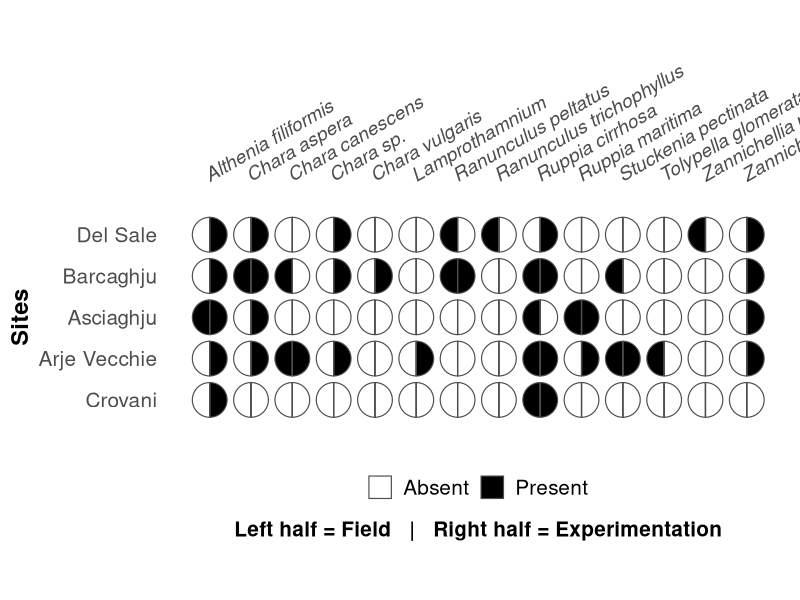
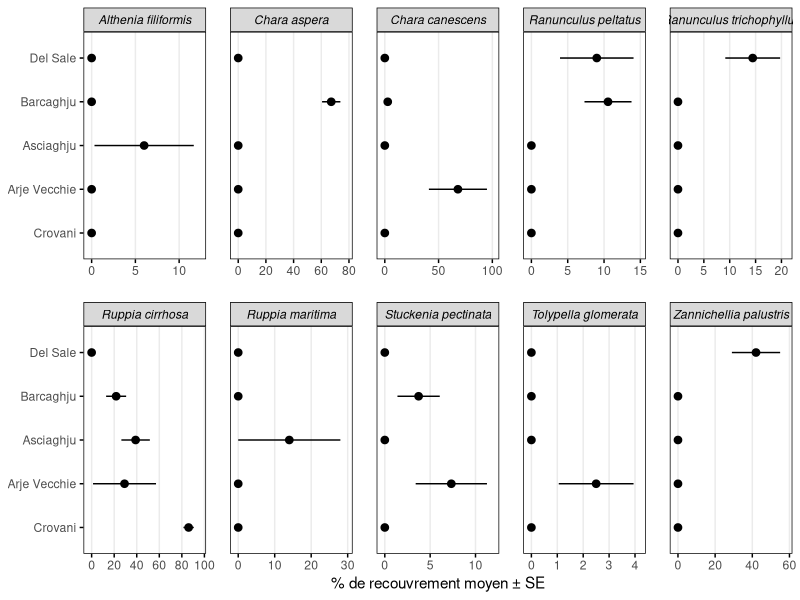

R code for these plots, in order:
## ---- chunk 1
#| label: setup
library(tidyverse)
library(readxl)
library(here)
library(ggforce)   # demi-lunes (geom_arc_bar)
library(scales)

theme_set(theme_minimal(base_size = 12))

# Ordre des sites
ordre_sites <- c("Del Sale", "Barcaghju", "Asciaghju", "Arje Vecchie", "Crovani")

# Palier de salinité à exclure (non numérique / hors traitement)
exclure_salinite <- c("Evol")
## ---- chunk 2
#| label: import-fichiers
Data_terrain_formate <- read_excel(here("Data", "Data_terrain_formate.xlsx"), sheet = 1)
Corse_Seedbank       <- read_excel(here("Data", "Corse_Seedbank_Data_simplifie.xlsx"), sheet = 1)
Data_salinity        <- read_excel(here("Data", "Data_salinity_corse.xlsx"), sheet = 1)
## ---- chunk 3
#| label: classer-genre
classer_genre <- function(nom_espece) {
  x <- str_to_lower(nom_espece)
  case_when(
    str_detect(x, "althenia") & !str_detect(x, "/")            ~ "Althenia",
    str_detect(x, "ruppia")   & !str_detect(x, "/")             ~ "Ruppia",
    str_detect(x, "chara|tolypella|lamprothamnium|characeae")   ~ "Characeae",
    str_detect(x, "ranunculus")                                 ~ "Ranunculus",
    str_detect(x, "riella")                                     ~ "Riella",
    str_detect(x, "stuckenia")                                  ~ "Stuckenia",
    str_detect(x, "zannichellia")                               ~ "Zannichellia",
    TRUE                                                        ~ NA_character_
  )
}
## ---- chunk 4
#| label: classer-espece
classer_espece <- function(nom_espece) {
  x <- nom_espece |>
    str_replace_all("_", " ") |>
    str_squish()

  genre_detecte <- case_when(
    str_detect(str_to_lower(x), "althenia") & str_detect(x, "/") ~ NA_character_, # "Althenia/Ruppia" ambigu -> exclu
    str_detect(str_to_lower(x), "althenia")       ~ "Althenia",
    str_detect(str_to_lower(x), "ruppia")         ~ "Ruppia",
    str_detect(str_to_lower(x), "characeae")      ~ "Characeae",
    str_detect(str_to_lower(x), "^chara\\b")      ~ "Chara",
    str_detect(str_to_lower(x), "tolypella")      ~ "Tolypella",
    str_detect(str_to_lower(x), "lamprothamnium") ~ "Lamprothamnium",
    str_detect(str_to_lower(x), "ranunculus")     ~ "Ranunculus",
    str_detect(str_to_lower(x), "riella")         ~ "Riella",
    str_detect(str_to_lower(x), "stuckenia")      ~ "Stuckenia",
    str_detect(str_to_lower(x), "zannichellia")   ~ "Zannichellia",
    TRUE ~ NA_character_
  )

  epithete <- str_trim(str_remove(x, "^[A-Za-z]+\\s*"))
  epithete_valide <- !str_detect(str_to_lower(epithete), "^sp\\.?$|^spp\\.?$|^$")

  if_else(
    is.na(genre_detecte), NA_character_,
    if_else(epithete_valide, paste(genre_detecte, epithete), genre_detecte)
  )
}
## ---- chunk 5
#| label: regrouper-espece-presence
regrouper_espece_presence <- function(espece) {
  case_when(
    espece %in% c("Althenia", "Althenia filiformis")     ~ "Althenia filiformis",
    espece %in% c("Ruppia", "Ruppia cirrhosa")            ~ "Ruppia cirrhosa",
    espece == "Ruppia maritima"                           ~ "Ruppia maritima",
    espece == "Ruppia drepanensis"                        ~ NA_character_,
    espece == "Chara"                                     ~ NA_character_,
    espece == "Chara aspera"                              ~ "Chara aspera",
    espece == "Chara bizarre"                             ~ "Chara sp.",
    espece == "Chara canescens"                           ~ "Chara canescens",
    espece == "Chara vulgaris"                            ~ "Chara vulgaris",
    espece == "Characeae"                                 ~ NA_character_,
    espece == "Lamprothamnium"                            ~ "Lamprothamnium",
    espece == "Ranunculus peltatus"                       ~ "Ranunculus peltatus",
    espece == "Ranunculus trichophyllus"                  ~ "Ranunculus trichophyllus",
    str_starts(espece, "Riella")                          ~ NA_character_,
    espece %in% c("Stuckenia", "Stuckenia pectinata")     ~ "Stuckenia pectinata",
    espece == "Tolypella"                                 ~ NA_character_,
    espece == "Tolypella glomerata"                       ~ "Tolypella glomerata",
    espece %in% c("Zannichellia", "Zannichellia palustris") ~ "Zannichellia palustris",
    TRUE ~ espece 
  )
}
## ---- chunk 6
#| label: import-terrain
terrain_brut <- Data_terrain_formate |>
  rename(Site = `Lagune`, Releve = `Relevé`) |>
  mutate(Site = str_trim(Site))
## ---- chunk 7
#| label: import-seedbank

correspondance_lagune <- tibble(
  Lagune = c(1, 2, 3, 4, 5),
  Site   = c("Crovani", "Barcaghju", "Arje Vecchie", "Del Sale", "Asciaghju")
)

seedbank_brut <- Corse_Seedbank |>
  select(-Site) |>                      
  mutate(Lagune = as.numeric(Lagune)) |>
  left_join(correspondance_lagune, by = "Lagune")

seedbank_long <- seedbank_brut |>
  mutate(Genre = classer_genre(Sp_identifiees)) |>
  filter(!is.na(Genre)) |>
  
  group_by(Site, Bac_Barquette, Genre) |>
  summarise(nb_individus = sum(Nmbr_nouv_indiv, na.rm = TRUE), .groups = "drop")
## ---- chunk 8
#| label: import-salinity
salinity_brut <- Data_salinity |>
  select(-Site) |>                      
  rename(Site = ID_LAG) |>             
  mutate(Site = str_trim(Site))


salinity_derniere_date <- salinity_brut |>
  filter(!Salinite %in% exclure_salinite) |>
  mutate(Salinite = as.numeric(Salinite)) |>
  group_by(Bac_Barquette) |>
  filter(Date == max(Date, na.rm = TRUE)) |>
  ungroup()
## ---- chunk 9
#| label: presence-manip-espece
terrain_espece_long <- terrain_brut |>
  pivot_longer(-c(Site, Releve), names_to = "espece_brute", values_to = "recouvrement") |>
  mutate(
    Espece = classer_espece(espece_brute),
    Espece = regrouper_espece_presence(Espece)
  ) |>
  filter(!is.na(Espece)) |>
  group_by(Site, Releve, Espece) |>
  summarise(recouvrement = sum(recouvrement, na.rm = TRUE), .groups = "drop")

terrain_presence_espece <- terrain_espece_long |>
  group_by(Site, Espece) |>
  summarise(present = any(recouvrement > 0), .groups = "drop")

salinity_espece_long <- salinity_derniere_date |>
  pivot_longer(
    -c(Date, Obs, Bac.x, Barquette.x, Bac_Barquette, Salinite, Site, CodeBarquette),
    names_to = "espece_brute", values_to = "recouvrement"
  ) |>
  mutate(
    Espece = classer_espece(espece_brute),
    Genre  = classer_genre(espece_brute),
    Espece = regrouper_espece_presence(Espece)
  ) |>
  filter(!is.na(Espece))

salinity_presence_espece <- salinity_espece_long |>
  group_by(Site, Espece) |>
  summarise(present = any(recouvrement > 0), .groups = "drop")

# Banque de graines : Riella compté seulement si un échantillon a >= 10 individus
seedbank_presence_genre <- seedbank_long |>
  mutate(echantillon_valide = if_else(Genre == "Riella", nb_individus >= 10, nb_individus > 0)) |>
  group_by(Site, Genre) |>
  summarise(present = any(echantillon_valide), .groups = "drop") |>
  filter(present)

# Renommage vers l'espèce fine seulement si une seule espèce en salinité (site x genre)
nomenclature_fine_site <- salinity_espece_long |>
  filter(recouvrement > 0, !is.na(Genre)) |>
  distinct(Site, Genre, Espece) |>
  group_by(Site, Genre) |>
  summarise(
    n_especes   = n_distinct(Espece),
    espece_fine = if_else(n_especes == 1, first(Espece), NA_character_),
    .groups = "drop"
  )

seedbank_presence_espece <- seedbank_presence_genre |>
  left_join(nomenclature_fine_site, by = c("Site", "Genre")) |>
  mutate(
    Espece = if_else(!is.na(espece_fine), espece_fine, Genre),
    Espece = regrouper_espece_presence(Espece)
  ) |>
  filter(!is.na(Espece)) |>
  select(Site, Espece, present)

# Manip = banque de graines OU salinité
manip_presence_espece <- bind_rows(salinity_presence_espece, seedbank_presence_espece) |>
  group_by(Site, Espece) |>
  summarise(present = any(present), .groups = "drop")
## ---- chunk 10
#| label: fig-presence-absence
#| fig-cap: "Presence/absence per species and site — field (left half) vs manipulation (right half: seed bank + salinity)"
#| fig-width: 14
#| fig-height: 7

especes_presentes <- sort(unique(c(terrain_presence_espece$Espece, manip_presence_espece$Espece)))

presence_totale <- bind_rows(
  terrain_presence_espece |> mutate(Source = "Field"),
  manip_presence_espece   |> mutate(Source = "Manip")
) |>
  complete(Site = ordre_sites, Espece = especes_presentes, Source,
           fill = list(present = FALSE)) |>
  mutate(
    Site   = factor(Site, levels = rev(ordre_sites)),
    Espece = factor(Espece, levels = especes_presentes),
    x = as.numeric(Espece),
    y = as.numeric(Site),
    start = if_else(Source == "Field", pi, 0),
    end   = if_else(Source == "Field", 2 * pi, pi)
  )

ggplot(presence_totale) +
  geom_arc_bar(
    aes(x0 = x, y0 = y, r0 = 0, r = 0.42, start = start, end = end, fill = present),
    color = "grey30", linewidth = 0.4
  ) +
  geom_segment(aes(x = x, xend = x, y = y - 0.42, yend = y + 0.42),
               color = "grey30", linewidth = 0.4) +
  scale_fill_manual(values = c(`TRUE` = "black", `FALSE` = "white"),
                     labels = c(`TRUE` = "Present", `FALSE` = "Absent"),
                     name = NULL) +
  scale_x_continuous(breaks = seq_along(especes_presentes), labels = especes_presentes,
                      position = "top", expand = expansion(add = 0.6)) +
  scale_y_continuous(breaks = seq_along(ordre_sites), labels = rev(ordre_sites),
                      expand = expansion(add = 0.6)) +
  coord_fixed() +
  labs(x = NULL, y = "Sites",
       caption = "Left half = Field   |   Right half = Experimentation") +
  theme_minimal(base_size = 16) +
  theme(
    panel.grid = element_blank(),
    axis.text.x = element_text(face = "italic", angle = 30, hjust = 0, vjust = 0,
                                margin = margin(b = 2), size = 14),
    axis.text.y = element_text(size = 15),
    axis.title.y = element_text(size = 17, face = "bold"),
    legend.text = element_text(size = 15),
    legend.position = "bottom",
    plot.caption = element_text(hjust = 0.5, size = 15, face = "bold")
  )
## ---- chunk 11
#| label: terrain-resume-espece
terrain_espece_long_abondance <- terrain_brut |>
  pivot_longer(-c(Site, Releve), names_to = "espece_brute", values_to = "recouvrement") |>
  mutate(
    Espece = classer_espece(espece_brute),
    Espece = if_else(Espece == "Ruppia", "Ruppia cirrhosa", Espece) 
  ) |>
  filter(!is.na(Espece)) |>
  group_by(Site, Releve, Espece) |>
  summarise(recouvrement = sum(recouvrement, na.rm = TRUE), .groups = "drop")

terrain_resume_espece <- terrain_espece_long_abondance |>
  group_by(Site, Espece) |>
  summarise(
    moyenne = mean(recouvrement, na.rm = TRUE),
    se = sd(recouvrement, na.rm = TRUE) / sqrt(n()),
    n = n(),
    .groups = "drop"
  )
## ---- chunk 12
#| label: fig-abondance-terrain
#| fig-cap: "Pourcentage de recouvrement moyen (± SE) par espèce et par site — données terrain"
#| fig-width: 10
#| fig-height: 9

especes_terrain <- sort(unique(terrain_resume_espece$Espece))

terrain_plot_df <- terrain_resume_espece |>
  mutate(
    Espece = factor(Espece, levels = especes_terrain),
    Site = factor(Site, levels = rev(ordre_sites))
  )

ggplot(terrain_plot_df, aes(x = moyenne, y = Site)) +
  geom_pointrange(aes(xmin = pmax(moyenne - se, 0), xmax = moyenne + se),
                   color = "black", size = 0.4) +
  facet_wrap(~Espece, ncol = 5, scales = "free_x") +
  scale_x_continuous(limits = c(0, NA), breaks = scales::pretty_breaks(n = 4),
                      expand = expansion(mult = c(0.08, 0.12))) +
  labs(x = "% de recouvrement moyen ± SE", y = NULL) +
  theme_bw(base_size = 11) +
  theme(
    strip.background = element_rect(fill = "grey85", color = "black"),
    strip.text = element_text(face = "italic", color = "black"),
    panel.border = element_rect(color = "black", fill = NA, linewidth = 0.5),
    panel.grid.major.y = element_blank(),
    panel.grid.minor = element_blank(),
    panel.spacing = unit(1.2, "lines"),
    axis.ticks = element_line(color = "black")
  )
